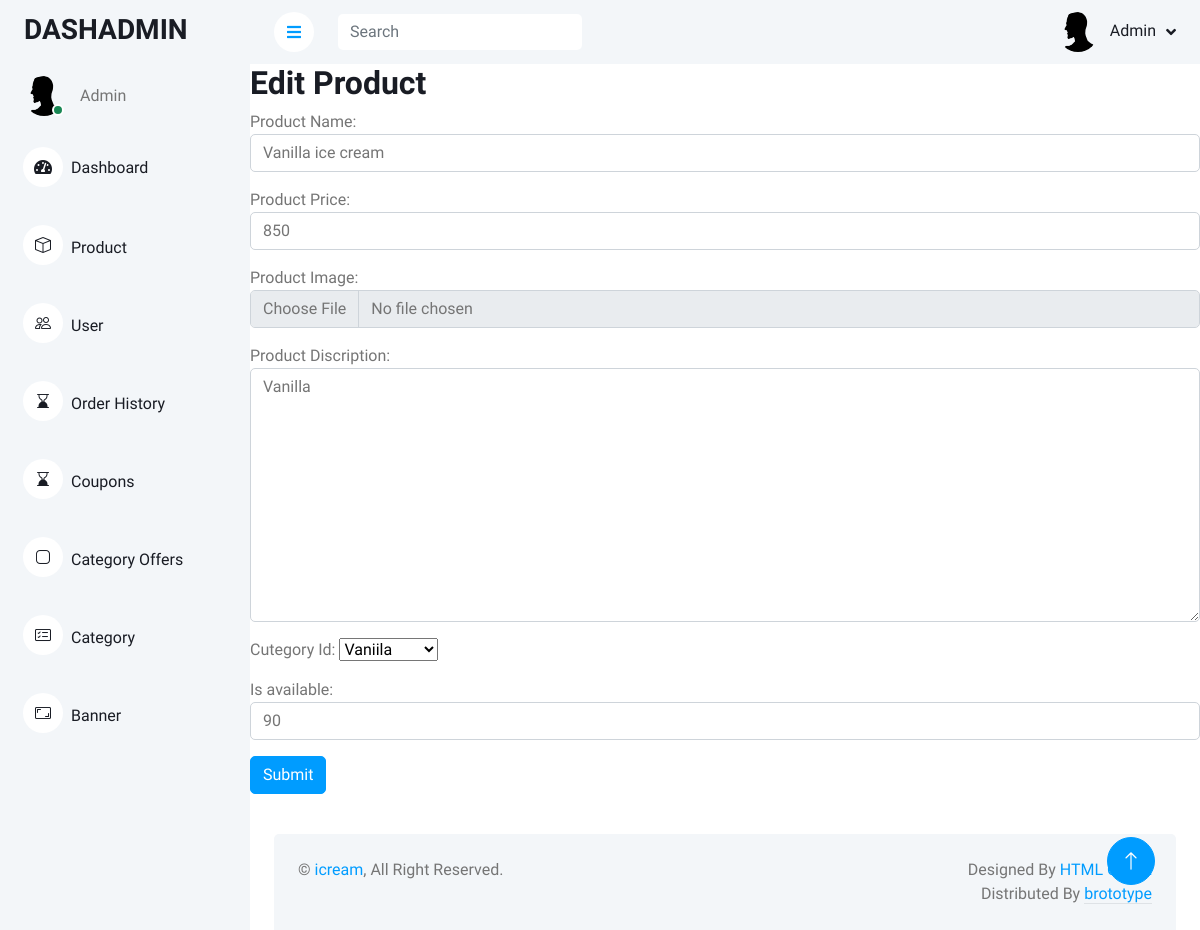
Page /customize/edituserdetails/1/ on the committed database.
### home/models.py (models this page shows, shortened)
class Product(models.Model):
    product_name = models.CharField(max_length=50,default=None)
    product_price = models.IntegerField(default=None)
    product_image = models.ImageField(upload_to='images/',default=None)
    product_discription = models.TextField(default=None)
    Cutegory_id = models.ForeignKey(Category,on_delete=models.CASCADE,default=None)
    is_available = models.IntegerField(default=None)
    is_offers = models.IntegerField(default=None)

### customize/views.py (the view, shortened to what this page needs)
# urls.py: path('edituserdetails/<id>/',views.edit_product,name='edit_product'),
def edit_product(request,id):
    edit_product_details = Product.objects.get(id = id)
    forms = ProductEditDetails(request.POST or None,instance= edit_product_details )
    return render(request,'editproduct.html',{'forms':forms})

### customize/forms.py
class ProductEditDetails(ModelForm):
    class Meta:
        model = Product
        fields = ('product_name','product_price','product_image','product_discription','Cutegory_id','is_available')
        widgets = {
            'product_name':forms.TextInput(attrs={'class':'form-control'}),
            'product_price':forms.NumberInput(attrs={'class':'form-control'}),
            'product_image':forms.FileInput(attrs={'class':'form-control'}),
            'product_discription':forms.Textarea(attrs={'class':'form-control'}),
            'is_available':forms.NumberInput(attrs={'class':'form-control'}),
        }
        labels={
            'product_name':'Product Name',
            'product_price':'Product Price',
            'product_image':'Product Image',
            'product_discription':'Product Discription',
            'Cutegory_id':'Cutegory Id',
        }

### home/models.py (called while the page is built)
    def __str__(self):
        return self.category_name

### customize/templates/editproduct.html (shortened to what this page needs)
{% extends 'admindemo.html' %}
{% block content %}
<h2 >Edit Product</h2>
<form method='post' action='' enctype="multipart/form-data">
    {{forms.as_p}}
    <button type="submit" class="btn btn-primary">Submit</button>
    <button id="confirm-btn" class="btn btn-success not-visible">Confirm</button><br>
  </form>
  {% endblock content %}

### static/dcss/style.css (style rules this page uses)
:root { --primary: #F195B2 ; --light: #F3F6F9; --dark: #191C24; }
.btn { transition: .5s; }
.btn.btn-primary { color: #FFFFFF; }

### rows in the picture
Product: product_name "Vanilla ice cream", product_price "850", product_discription "Vanilla", Cutegory_id "Vaniila", is_available "90"
